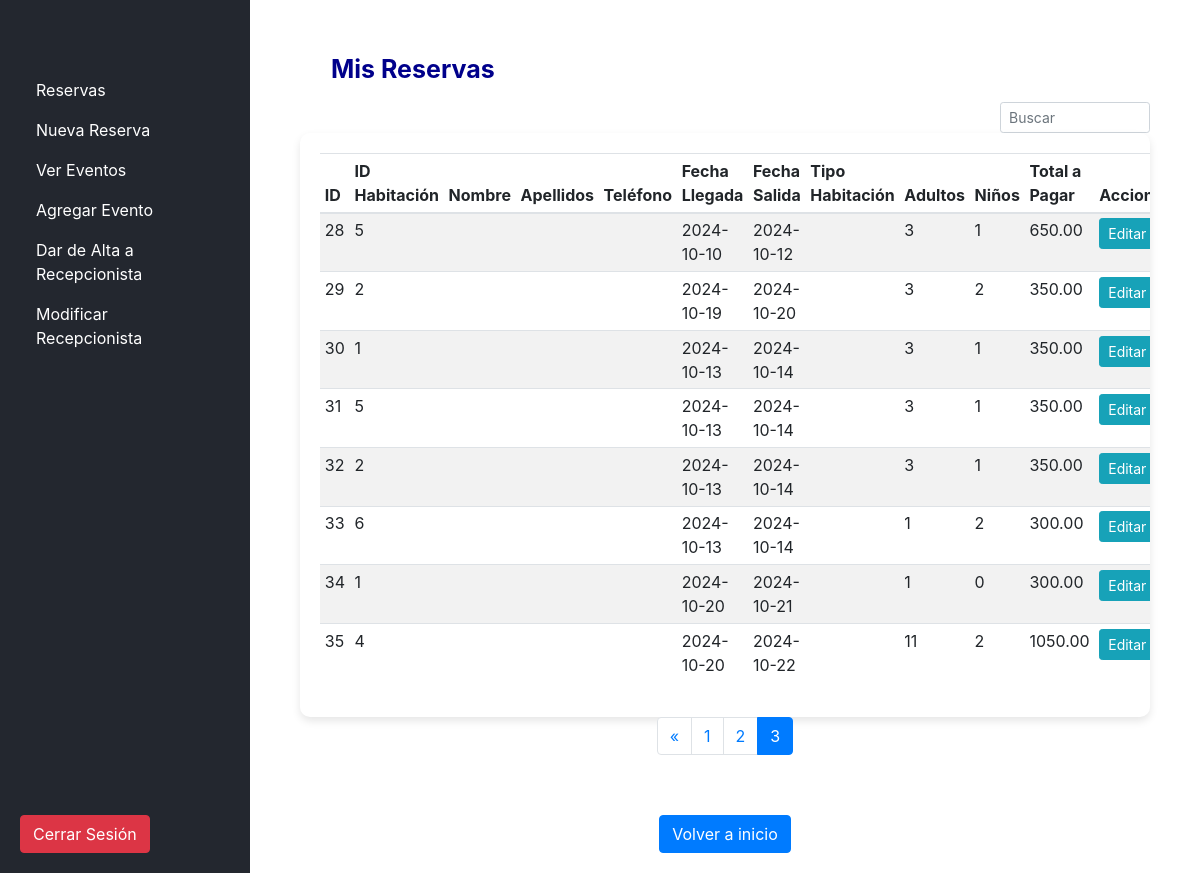
/usuarios/admin/admin.php?pagina=3, run on the app's committed database.
### tables this page shows
CREATE TABLE `reservas` (
  `id` int NOT NULL,
  `id_cliente` int DEFAULT NULL,
  `id_habitacion` int DEFAULT NULL,
  `fecha_llegada` date DEFAULT NULL,
  `fecha_salida` date DEFAULT NULL,
  `total_adultos` int DEFAULT NULL,
  `total_ninos` int DEFAULT NULL,
  `total_pagar` decimal(10,2) DEFAULT NULL
);

### usuarios/admin/reservas.php (the view, shortened to what this page needs)
<?php
include("../../database/conexion.php");
function obtenerTodasLasReservas()
{
   global $conexion;
   try {
      $consulta = "SELECT * FROM reservas";
      $stmt = $conexion->query($consulta);
      $reservas = $stmt->fetchAll(PDO::FETCH_ASSOC);
      return $reservas;
   } catch (PDOException $e) {
      echo 'Error al obtener reservas: ' . $e->getMessage();
      return array();
   }
}
$registrosPorPagina = 10;
$totalRegistros = count(obtenerTodasLasReservas());
$totalPaginas = ceil($totalRegistros / $registrosPorPagina);
$paginaActual = isset($_GET['pagina']) ? $_GET['pagina'] : 1;
$indiceInicial = ($paginaActual - 1) * $registrosPorPagina;
$reservas = obtenerTodasLasReservas();
$reservasPaginadas = array_slice($reservas, $indiceInicial, $registrosPorPagina);
?>
<!DOCTYPE html>
<html lang="es">
<head>
   <link href="https://maxcdn.bootstrapcdn.com/bootstrap/4.5.2/css/bootstrap.min.css" rel="stylesheet">
</head>
<body class="fondo">
   <div class="container">
      <div class="container">
         <br>
         <h1 class="titulo">Mis Reservas</h1>
         <div class="mb-2">
            <input type="text" id="inputBuscar" class="form-control form-control-sm" placeholder="Buscar" style="width: 150px;" autocomplete="off">
         </div>
         <div class="table-responsive table-background" id="tablaReservas">
            <table class="table table-striped table-sm table-spacing">
               <thead>
                  <tr>
                     <th>ID</th>
                     <th>ID Habitación</th>
                     <th>Nombre</th>
                     <th>Apellidos</th>
                     <th>Teléfono</th>
                     <th>Fecha Llegada</th>
                     <th>Fecha Salida</th>
                     <th>Tipo Habitación</th>
                     <th>Adultos</th>
                     <th>Niños</th>
                     <th>Total a Pagar</th>
                     <th>Acciones</th>
                  </tr>
               </thead>
               <tbody>
                  <?php foreach ($reservasPaginadas as $reserva) { ?>
                     <tr>
                        <td><?php echo $reserva['id']; ?></td>
                        <td><?php echo $reserva['id_habitacion']; ?></td>
                        <td><?php echo $reserva['nombre']; ?></td>
                        <td><?php echo $reserva['apellidos']; ?></td>
                        <td><?php echo $reserva['telefono']; ?></td>
                        <td><?php echo $reserva['fecha_llegada']; ?></td>
                        <td><?php echo $reserva['fecha_salida']; ?></td>
                        <td><?php echo $reserva['tipo_habitacion']; ?></td>
                        <td><?php echo $reserva['total_adultos']; ?></td>
                        <td><?php echo $reserva['total_ninos']; ?></td>
                        <td><?php echo $reserva['total_pagar']; ?></td>
                        <td>
                           <div class="btn-group" role="group">
                              <form method="POST" style="display: inline;">
                                 <button type="button" class="btn btn-info btn-sm" data-toggle="modal" data-target="#modalEditarReserva<?php echo $reserva['id']; ?>">Editar</button>
                              </form>
                           </div>
                        </td>
                     </tr>
                  <?php } ?>
               </tbody>
            </table>
         </div>
         <nav>
            <ul class="pagination justify-content-center">
               <?php if ($paginaActual > 1) : ?>
                  <li class="page-item">
                     <a class="page-link" href="?pagina=<?php echo $paginaActual - 1; ?>" aria-label="Anterior">
                        <span aria-hidden="true">&laquo;</span>
                     </a>
                  </li>
               <?php endif; ?>
               <?php for ($i = 1; $i <= $totalPaginas; $i++) : ?>
                  <li class="page-item <?php if ($i == $paginaActual) echo 'active'; ?>">
                     <a class="page-link" href="?pagina=<?php echo $i; ?>"><?php echo $i; ?></a>
                  </li>
               <?php endfor; ?>
            </ul>
         </nav>
      </div>
      <div class="boton-volver">
            <a href="http://localhost/hotel/usuarios/admin/admin.php" class="btn btn-primary">Volver a inicio</a>
        </div>
   </div>
</body>
</html>

### usuarios/admin/admin.php (style rules this page uses)
body { font-family: Arial, sans-serif; margin: 0; background-color: #454D55; }

### usuarios/admin/reservas.php (style rules this page uses)
.table-spacing tbody tr { margin-bottom: 10px; }
.btn-group .btn { margin-right: 15px; }
.titulo { color: darkblue; font-size: 25px; font-weight: bold; margin-top: 10px; margin-left: 31px; }
#inputBuscar { width: 150px; float: right; margin-top: 10px; }
.fondo { background-image: url('http://localhost/hotel/images/fondo.jpeg'); background-size: cover; background-position: center; background-repeat: no-repeat; height: 100vh; width: 100%; position: relative; }
.boton-volver { text-align: center; margin-top: 60px; }
.fondo::after { content: ""; position: absolute; top: 0; left: 0; width: 100%; height: 100%; background-color: rgba(255, 255, 255, 0.8); opacity: 0.4; z-index: -1; }
.table-background { position: relative; padding: 20px; border-radius: 10px; box-shadow: 0 4px 8px rgba(0, 0, 0, 0.1); }
.table-background::before { content: ""; position: absolute; top: 0; left: 0; width: 100%; height: 100%; background-color: white; opacity: 0.8; z-index: -1; }

### data on the page
reservas: id "28", id_habitacion "5", fecha_llegada "2024-10-10", fecha_salida "2024-10-12", total_adultos "3", total_ninos "1", total_pagar "650.00"
reservas: id "29", id_habitacion "2", fecha_llegada "2024-10-19", fecha_salida "2024-10-20", total_adultos "3", total_ninos "2", total_pagar "350.00"
reservas: id "30", id_habitacion "1", fecha_llegada "2024-10-13", fecha_salida "2024-10-14", total_adultos "3", total_ninos "1", total_pagar "350.00"
reservas: id "31", id_habitacion "5", fecha_llegada "2024-10-13", fecha_salida "2024-10-14", total_adultos "3", total_ninos "1", total_pagar "350.00"
reservas: id "32", id_habitacion "2", fecha_llegada "2024-10-13", fecha_salida "2024-10-14", total_adultos "3", total_ninos "1", total_pagar "350.00"
reservas: id "33", id_habitacion "6", fecha_llegada "2024-10-13", fecha_salida "2024-10-14", total_adultos "1", total_ninos "2", total_pagar "300.00"
reservas: id "34", id_habitacion "1", fecha_llegada "2024-10-20", fecha_salida "2024-10-21", total_adultos "1", total_ninos "0", total_pagar "300.00"
reservas: id "35", id_habitacion "4", fecha_llegada "2024-10-20", fecha_salida "2024-10-22", total_adultos "11", total_ninos "2", total_pagar "1050.00"
